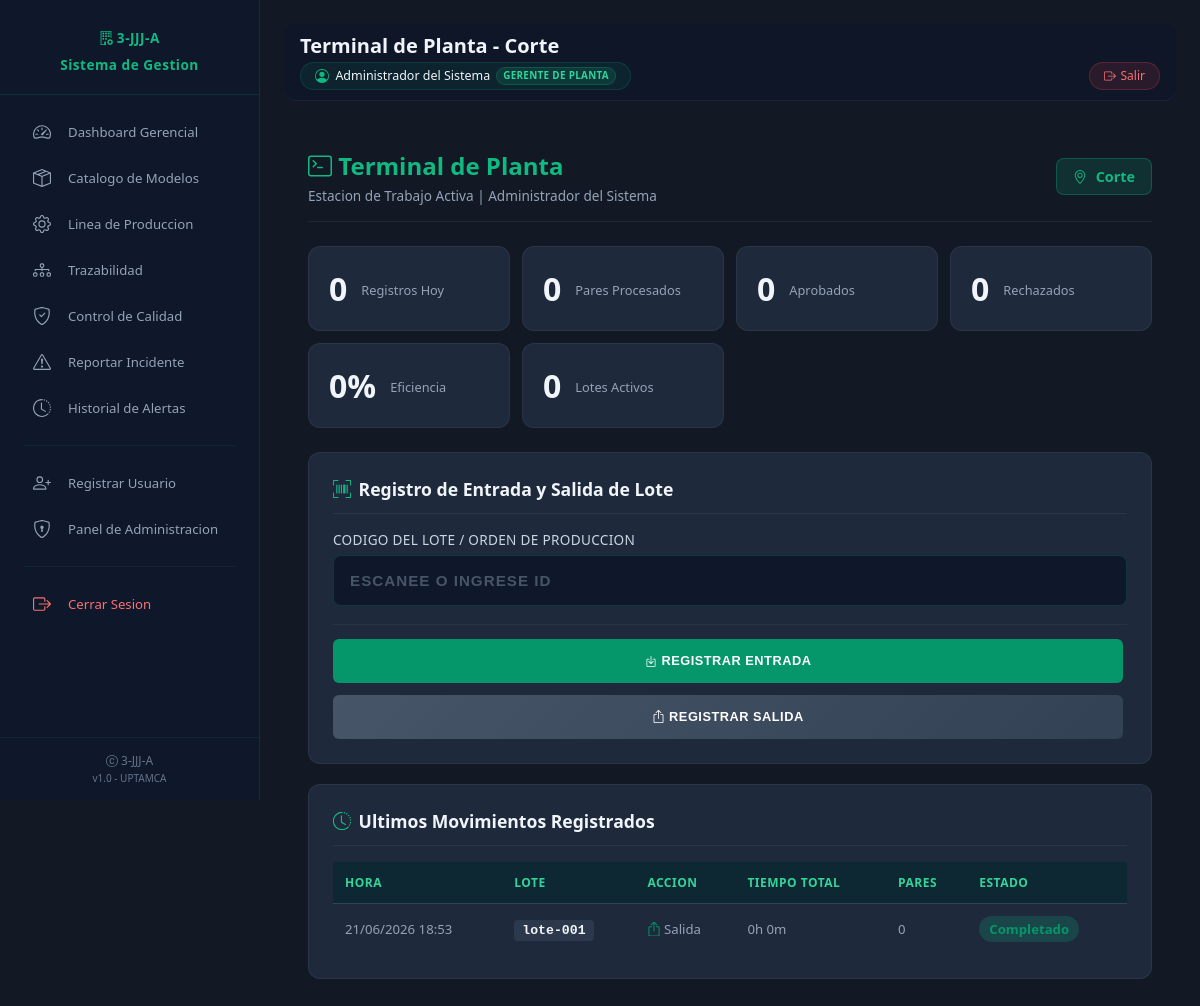
/operario/ETP-CORTE/ (signed in), run on the app's committed database.
### core/models.py (models this page shows, shortened)
class Etapa(AuditoriaMixin):
    id_etapa = models.CharField(max_length=50, primary_key=True)
    nombre_etapa = models.CharField(max_length=100)
    secuencia = models.IntegerField()
    class Meta:
        verbose_name = 'Etapa'
        verbose_name_plural = 'Etapas'
        ordering = ['secuencia']

class Usuario(AuditoriaMixin):
    id_usuario = models.CharField(max_length=50, primary_key=True)
    nombre_completo = models.CharField(max_length=150)
    contrasenia = models.CharField(max_length=128)
    rol = models.CharField(max_length=50, choices=ROLES_CHOICES, default=ROL_OPERARIO)
    is_active = models.BooleanField(default=True)
    is_staff = models.BooleanField(default=False)
    fecha_registro = models.DateTimeField(auto_now_add=True)
    etapa_asignada = models.ForeignKey(
        'Etapa',
        on_delete=models.SET_NULL,
        null=True,
        blank=True,
        related_name='usuarios_asignados',
        verbose_name='Etapa Asignada'
    )
    class Meta:
        verbose_name = 'Usuario'
        verbose_name_plural = 'Usuarios'
        ordering = ['-fecha_registro']

class RegistroEtapa(AuditoriaMixin):
    id_registro = models.AutoField(primary_key=True)
    hora_entrada = models.DateTimeField()
    hora_salida = models.DateTimeField(null=True, blank=True)
    pares_aprobados = models.IntegerField(default=0)
    pares_rechazados = models.IntegerField(default=0)
    estado_actual = models.CharField(max_length=50, default='EN_PROCESO')
    tiempo_total_etapa = models.CharField(max_length=50, null=True, blank=True)
    consumo_energetico_kwh = models.FloatField(default=0.0)
    id_lote = models.ForeignKey(LoteProduccion, on_delete=models.CASCADE, db_column='id_lote')
    id_etapa = models.ForeignKey(Etapa, on_delete=models.CASCADE, db_column='id_etapa')
    id_usuario = models.ForeignKey(Usuario, on_delete=models.CASCADE, db_column='id_usuario')
    class Meta:
        verbose_name = 'Registro de Etapa'
        verbose_name_plural = 'Registros de Etapa'
        ordering = ['-hora_entrada']

class LoteProduccion(AuditoriaMixin):
    id_lote = models.CharField(max_length=50, primary_key=True)
    cant_solicitada = models.IntegerField()
    estado_actual = models.CharField(max_length=50, default='PENDIENTE')
    id_modelo = models.ForeignKey(Modelo, on_delete=models.CASCADE, db_column='id_modelo')
    class Meta:
        verbose_name = 'Lote de Produccion'
        verbose_name_plural = 'Lotes de Produccion'

### core/views.py (the view)
        def wrapper(request, *args, **kwargs):
            usuario = get_usuario_sesion(request)
            if not usuario:
                messages.error(request, 'Debe iniciar sesion para acceder.')
                return redirect('core:login')
            if tiene_password_temporal(usuario.id_usuario):
                messages.warning(
                    request,
                    'Debe cambiar su contraseña temporal antes de continuar.'
                )
                return redirect('core:cambiar_password_temporal')
            if usuario.rol not in roles_permitidos and not usuario.is_staff:
                return render(request, 'errors/403.html', status=403)
            request.usuario_actual = usuario
            return view_func(request, *args, **kwargs)

### templates/operario/operario.html (shortened to what this page needs)
{% extends 'base.html' %}
{% load static %}
{% block page_title %}Terminal de Planta - {{ etapa.nombre_etapa }}{% endblock %}
{% block content %}
<div class="terminal-container">
    <div class="terminal-header">
        <div>
            <h1><i class="bi bi-terminal"></i> Terminal de Planta</h1>
            <p style="color: #94a3b8; margin: 4px 0 0 0; font-size: 0.85rem;">
                Estacion de Trabajo Activa | {{ usuario.nombre_completo }}
            </p>
        </div>
        <div class="etapa-badge">
            <i class="bi bi-geo-alt"></i>
            {{ etapa.nombre_etapa }}
        </div>
    </div>
    <div class="stats-grid">
        <div class="stat-card">
            <div class="stat-value">{{ total_registros_hoy }}</div>
            <div class="stat-label">Registros Hoy</div>
        </div>
        <div class="stat-card">
            <div class="stat-value">{{ total_pares_hoy }}</div>
            <div class="stat-label">Pares Procesados</div>
        </div>
        <div class="stat-card">
            <div class="stat-value">{{ total_aprobados_hoy }}</div>
            <div class="stat-label">Aprobados</div>
        </div>
        <div class="stat-card">
            <div class="stat-value">{{ total_rechazados_hoy }}</div>
            <div class="stat-label">Rechazados</div>
        </div>
        <div class="stat-card">
            <div class="stat-value">{{ eficiencia_turno }}%</div>
            <div class="stat-label">Eficiencia</div>
        </div>
        <div class="stat-card">
            <div class="stat-value">{{ lotes_activos|length }}</div>
            <div class="stat-label">Lotes Activos</div>
        </div>
    </div>
    <div class="card">
        <h2><i class="bi bi-upc-scan"></i> Registro de Entrada y Salida de Lote</h2>
        <form method="post">
            <div class="form-group">
                <label for="op-lote">Codigo del Lote / Orden de Produccion</label>
                <input type="text" id="op-lote" name="lote_id" class="form-control-dark input-lote"
                       placeholder="ESCANEE O INGRESE ID" autofocus required>
            </div>
            <div class="btn-actions">
                <button type="button" class="btn-action btn-entrada" onclick="enviarMovimiento('Entrada')">
                    <i class="bi bi-box-arrow-in-down"></i>
                    Registrar Entrada
                </button>
                <button type="button" class="btn-action btn-salida" onclick="enviarMovimiento('Salida')">
                    <i class="bi bi-box-arrow-up"></i>
                    Registrar Salida
                </button>
            </div>
        </form>
    </div>
    <div class="card">
        <h2><i class="bi bi-clock-history"></i> Ultimos Movimientos Registrados</h2>
        <div style="overflow-x: auto;">
            <table class="data-table">
                <thead>
                    <tr>
                        <th>Hora</th>
                        <th>Lote</th>
                        <th>Accion</th>
                        <th>Tiempo Total</th>
                        <th>Pares</th>
                        <th>Estado</th>
                    </tr>
                </thead>
                <tbody>
                    {% for reg in movimientos %}
                    <tr>
                        <td>{{ reg.hora_entrada|date:"d/m/Y H:i" }}</td>
                        <td><span class="lote-badge">{{ reg.id_lote.id_lote }}</span></td>
                        <td>
                            {% if reg.hora_salida %}
                                <i class="bi bi-box-arrow-up" style="color: #059669;"></i> Salida
                            {% else %}
                                <i class="bi bi-box-arrow-in-down" style="color: #d97706;"></i> Entrada
                            {% endif %}
                        </td>
                        <td>{{ reg.tiempo_total_etapa|default:"En curso" }}</td>
                        <td>{{ reg.pares_aprobados|add:reg.pares_rechazados }}</td>
                        <td>
                            {% if reg.estado_actual == 'COMPLETADO' %}
                                <span class="status-badge status-completado">Completado</span>
                            {% else %}
                                <span class="status-badge status-en-proceso">En Proceso</span>
                            {% endif %}
                        </td>
                    </tr>
                    {% endfor %}
                </tbody>
            </table>
        </div>
    </div>
</div>
{% endblock %}

### templates/base.html (shortened to what this page needs)
{% load static %}
<!DOCTYPE html>
<html lang="es">
<head>
    <link rel="stylesheet" href="{% static 'css/custom.css' %}">
    <link rel="stylesheet" href="{% static 'css/responsive.css' %}">
    <link rel="stylesheet" href="{% static 'css/3jjja-icons-mask.css' %}">
    <link rel="stylesheet" href="{% static 'css/app.css' %}"></head>
<body>
    <nav class="sidebar" id="sidebar">
        <div class="sidebar-header">
            <div class="sidebar-brand" style="display:none;">
                <i class="bi bi-building-gear"></i> 3-JJJ-A
            </div>
            <div class="sidebar-brand">
                Sistema de Gestion
            </div>
        </div>
        <ul class="sidebar-nav">
            {% if usuario.rol in "GERENTE,SUBGERENTE" or usuario.is_staff %}
            <li class="{% if request.resolver_match.url_name == 'dashboard' %}active{% endif %}">
                <a href="{% url 'core:dashboard' %}">
                    <i class="bi bi-speedometer2"></i>
                    Dashboard Gerencial
                </a>
            </li>
            {% endif %}
            {% if usuario.rol in "GERENTE,SUBGERENTE" or usuario.is_staff %}
            <li class="{% if 'catalogo' in request.resolver_match.url_name %}active{% endif %}">
                <a href="{% url 'core:catalogo_modelos' %}">
                    <i class="bi bi-box-seam"></i>
                    Catalogo de Modelos
                </a>
            </li>
            {% endif %}
            {% if usuario.rol in "DIRECTOR_PRODUCCION,DIRECTOR_DESPACHO" or usuario.is_staff %}
            <li class="{% if request.resolver_match.url_name == 'configuracion' %}active{% endif %}">
                <a href="{% url 'core:configuracion' %}">
                    <i class="bi bi-gear"></i>
                    Linea de Produccion
                </a>
            </li>
            {% endif %}
            {% if usuario.rol == 'DIRECTOR_PRODUCCION' or usuario.is_staff %}
            <li class="{% if request.resolver_match.url_name == 'trazabilidad' %}active{% endif %}">
                <a href="{% url 'core:trazabilidad' %}">
                    <i class="bi bi-diagram-3"></i>
                    Trazabilidad
                </a>
            </li>
            {% endif %}
            {% if usuario.is_staff or usuario.etapa_asignada and usuario.etapa_asignada.nombre_etapa|lower == 'calidad' %}
            <li class="{% if request.resolver_match.url_name == 'calidad' %}active{% endif %}">
                <a href="{% url 'core:calidad' %}">
                    <i class="bi bi-shield-check"></i>
                    Control de Calidad
                </a>
            </li>
            {% endif %}
            {% if usuario %}
            <li class="{% if request.resolver_match.url_name == 'reportar_incidente' %}active{% endif %}">
                <a href="{% url 'core:reportar_incidente' %}">
                    <i class="bi bi-exclamation-triangle"></i>
                    Reportar Incidente
                </a>
            </li>
            {% endif %}
            {% if usuario.rol in "GERENTE,SUBGERENTE" or usuario.is_staff %}
            <li class="{% if request.resolver_match.url_name == 'historial_incidentes' %}active{% endif %}">
                <a href="{% url 'core:historial_incidentes' %}">
                    <i class="bi bi-clock-history"></i>
                    Historial de Alertas
                </a>
            </li>
            {% endif %}
            <li style="margin: 16px 12px; border-top: 1px solid rgba(16, 185, 129, 0.1); list-style: none;"></li>
            {% if usuario.is_staff %}
            <li class="{% if request.resolver_match.url_name == 'registro' %}active{% endif %}">
                <a href="{% url 'core:registro' %}">
                    <i class="bi bi-person-plus"></i>
                    Registrar Usuario
                </a>
            </li>
            {% endif %}
            {% if usuario.is_staff %}
            <li class="{% if request.resolver_match.url_name == 'panel_admin' %}active{% endif %}">
                <a href="{% url 'core:panel_admin' %}">
                    <i class="bi bi-shield-lock"></i>
                    Panel de Administracion
                </a>
            </li>
            {% endif %}
            <li style="margin: 16px 12px; border-top: 1px solid rgba(16, 185, 129, 0.1); list-style: none;"></li>
            <li>
                <a href="{% url 'core:logout' %}" style="color: #f87171;">
                    <i class="bi bi-box-arrow-right"></i>
                    Cerrar Sesion
                </a>
            </li>
        </ul>
        <div class="sidebar-footer">
            <i class="bi bi-c-circle"></i> 3-JJJ-A<br>
            <small>v1.0 - UPTAMCA</small>
        </div>
    </nav>
    <main class="main-content">
        <div class="topbar">
            <div class="topbar-inner">
                <div class="topbar-title">
                    {% block page_title %}Dashboard{% endblock %}
                </div>
                <div class="topbar-user">
                    <div class="user-badge-chip" title="{{ usuario.nombre_completo|default:usuario.id_usuario }} - {{ usuario.get_rol_display|default:"Usuario" }}">
                        <i class="bi bi-person-circle"></i>
                        <span class="user-name">{{ usuario.nombre_completo|default:usuario.id_usuario }}</span>
                        <span class="user-role-pill user-role-full">{{ usuario.get_rol_display|default:"Usuario" }}</span>
                    </div>
                    <a href="{% url 'core:logout' %}" class="btn-logout-chip" title="Cerrar Sesion">
                        <i class="bi bi-box-arrow-right"></i>
                        <span class="logout-text">Salir</span>
                    </a>
                </div>
            </div>
        </div>
        {% block content %}{% endblock %}
    </main>
</body>
</html>

### data on the page
Etapa: nombre_etapa "Corte"
Usuario: nombre_completo "Administrador del Sistema", rol "GERENTE DE PLANTA"
RegistroEtapa: hora_entrada "21/06/2026 18:53", id_lote.id_lote "lote-001", shows "Salida", tiempo_total_etapa "0h 0m", pares_aprobados|add "0", estado_actual "Completado"

### other printed values
{{ total_registros_hoy }} "0"
{{ total_pares_hoy }} "0"
{{ total_aprobados_hoy }} "0"
{{ total_rechazados_hoy }} "0"
{{ eficiencia_turno }} "0"
{{ lotes_activos|length }} "0"
